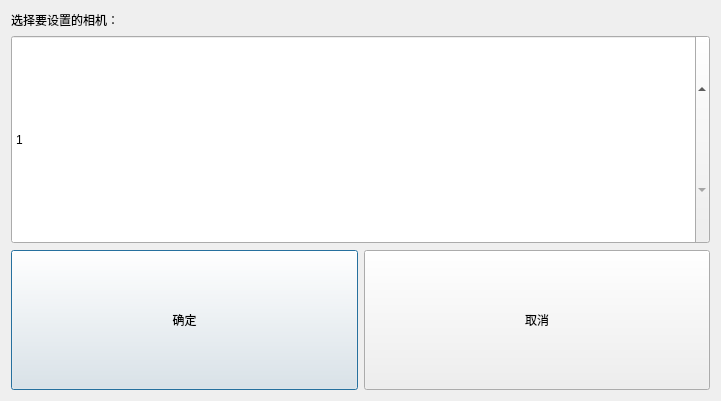
<?xml version="1.0" encoding="UTF-8"?>
<ui version="4.0">
 <class>DlgSelectCameraIndexClass</class>
 <widget class="QDialog" name="DlgSelectCameraIndexClass">
  <property name="geometry">
   <rect>
    <x>0</x>
    <y>0</y>
    <width>721</width>
    <height>401</height>
   </rect>
  </property>
  <property name="windowTitle">
   <string>DlgSelectCameraIndex</string>
  </property>
  <layout class="QGridLayout" name="gridLayout" rowstretch="0,3,2" rowminimumheight="0,3,2">
   <item row="0" column="0">
    <widget class="QLabel" name="label">
     <property name="text">
      <string>选择要设置的相机：</string>
     </property>
    </widget>
   </item>
   <item row="1" column="0">
    <widget class="QSpinBox" name="spBox_cameraIndex">
     <property name="sizePolicy">
      <sizepolicy hsizetype="Expanding" vsizetype="Expanding">
       <horstretch>0</horstretch>
       <verstretch>0</verstretch>
      </sizepolicy>
     </property>
     <property name="minimum">
      <number>1</number>
     </property>
    </widget>
   </item>
   <item row="2" column="0">
    <layout class="QHBoxLayout" name="horizontalLayout">
     <item>
      <widget class="QPushButton" name="pbtn_ok">
       <property name="sizePolicy">
        <sizepolicy hsizetype="Expanding" vsizetype="Expanding">
         <horstretch>0</horstretch>
         <verstretch>0</verstretch>
        </sizepolicy>
       </property>
       <property name="text">
        <string>确定</string>
       </property>
      </widget>
     </item>
     <item>
      <widget class="QPushButton" name="pbtn_cancel">
       <property name="sizePolicy">
        <sizepolicy hsizetype="Expanding" vsizetype="Expanding">
         <horstretch>0</horstretch>
         <verstretch>0</verstretch>
        </sizepolicy>
       </property>
       <property name="text">
        <string>取消</string>
       </property>
      </widget>
     </item>
    </layout>
   </item>
  </layout>
 </widget>
 <layoutdefault spacing="6" margin="11"/>
 <resources/>
 <connections/>
</ui>
